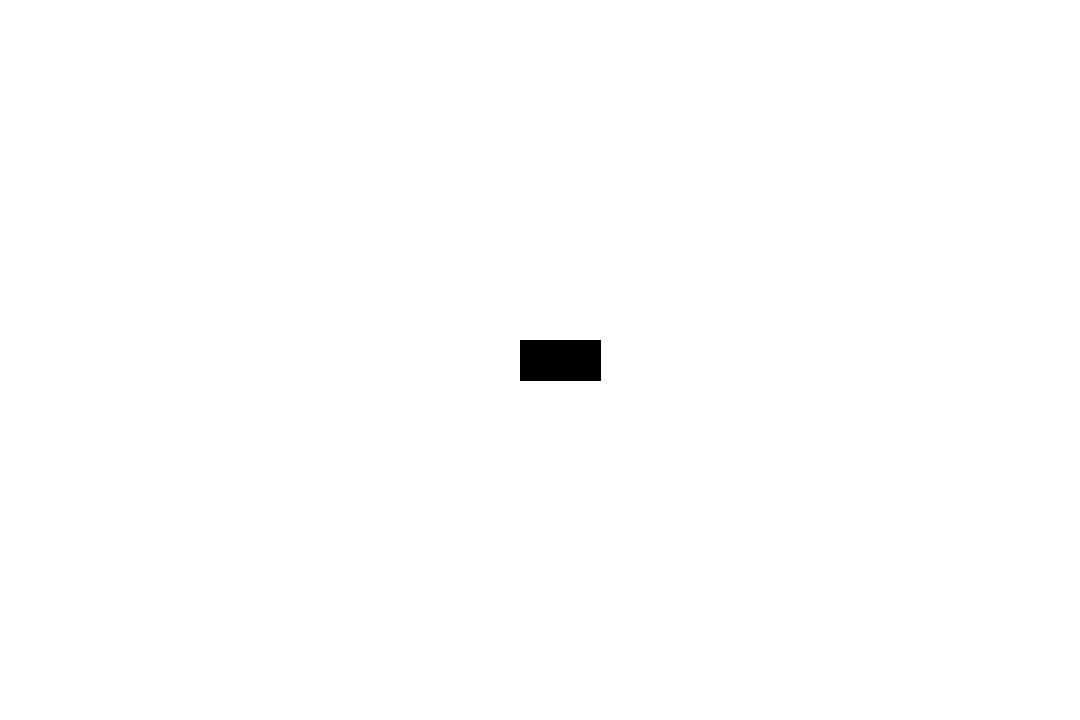
Frame 1 (no input)
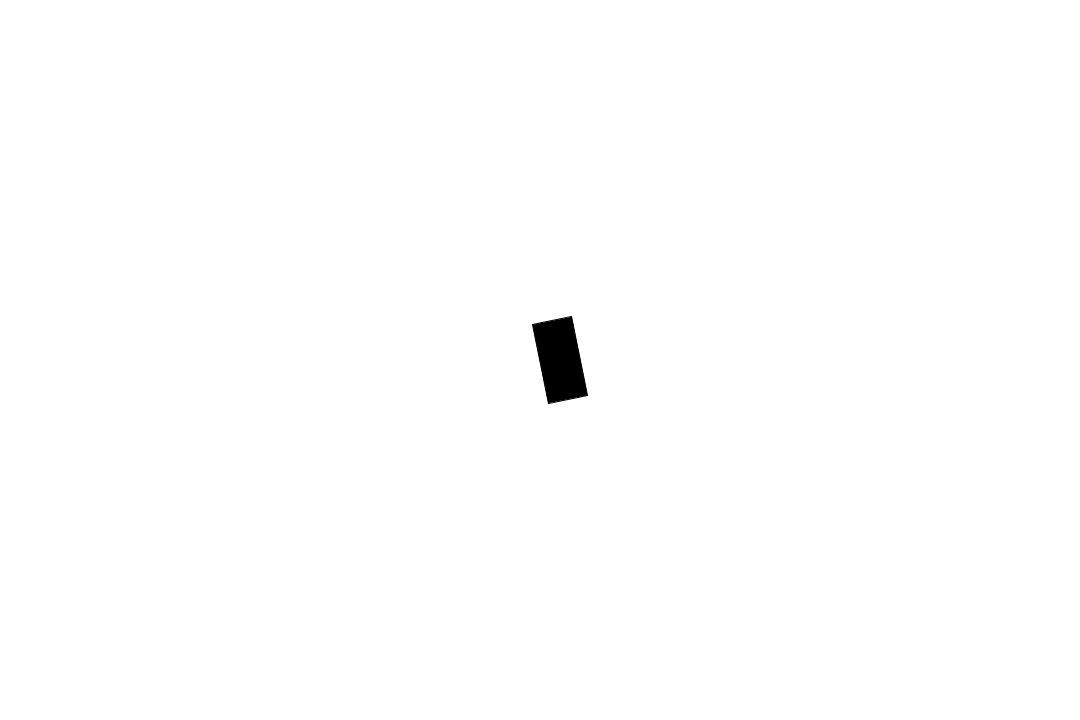
Frame 60 (the mouse pressed at the canvas centre just before this capture)
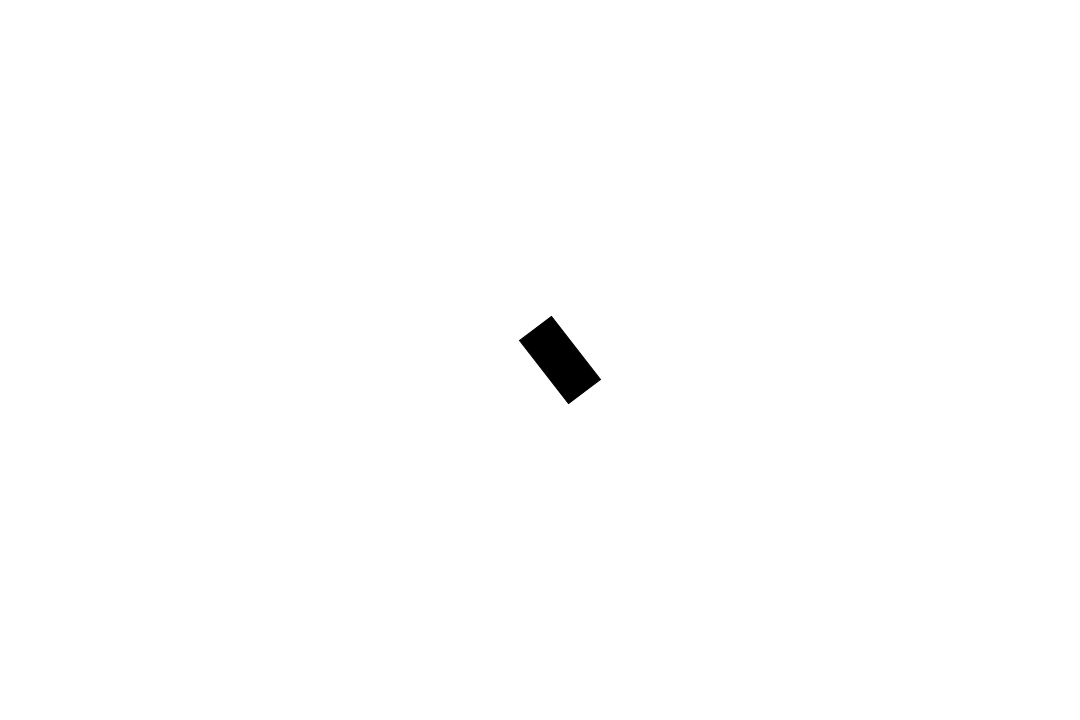
Frame 120 (the mouse held since frame 60 and released just before this capture)

The Processing sketch that drew these frames (run headless with seeded random() and noise(); from frame 60 on, the mouse is pressed at the canvas centre):

// Processing sketch: RotationRectangle
// ── RotationRectangle.pde
Square s=new Square();
void setup(){
   size(1080,720);
}
void draw(){
  
   background(255);
   
   s.show();
   s.spin();
   
}

// ── Square.pde
class Square{
 
  float x=560,y=360;
  
  float ang=0,w=0,a=0;
  
  void show(){
   
    fill(0);
    
    rectMode(CENTER);
    
    translate(560,360);
    
    rotate(ang);
    
    rect(0,0,80,40);
    
  }
  
  void spin(){
   
    a=map(mouseX,0,1080,-0.001,0.001);
    
    w+=a;
    
    ang+=w;
    
  }
  
}
